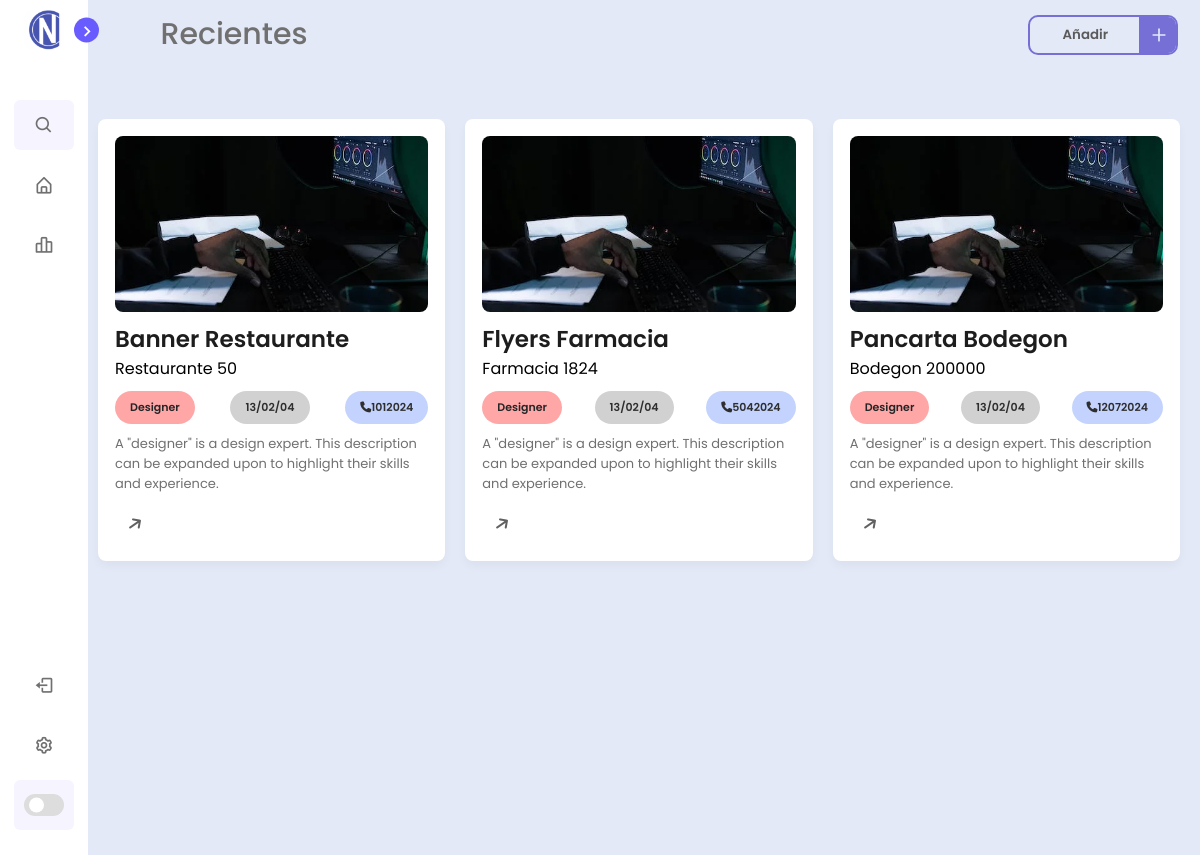
Before: /home (signed in) with the older database file.
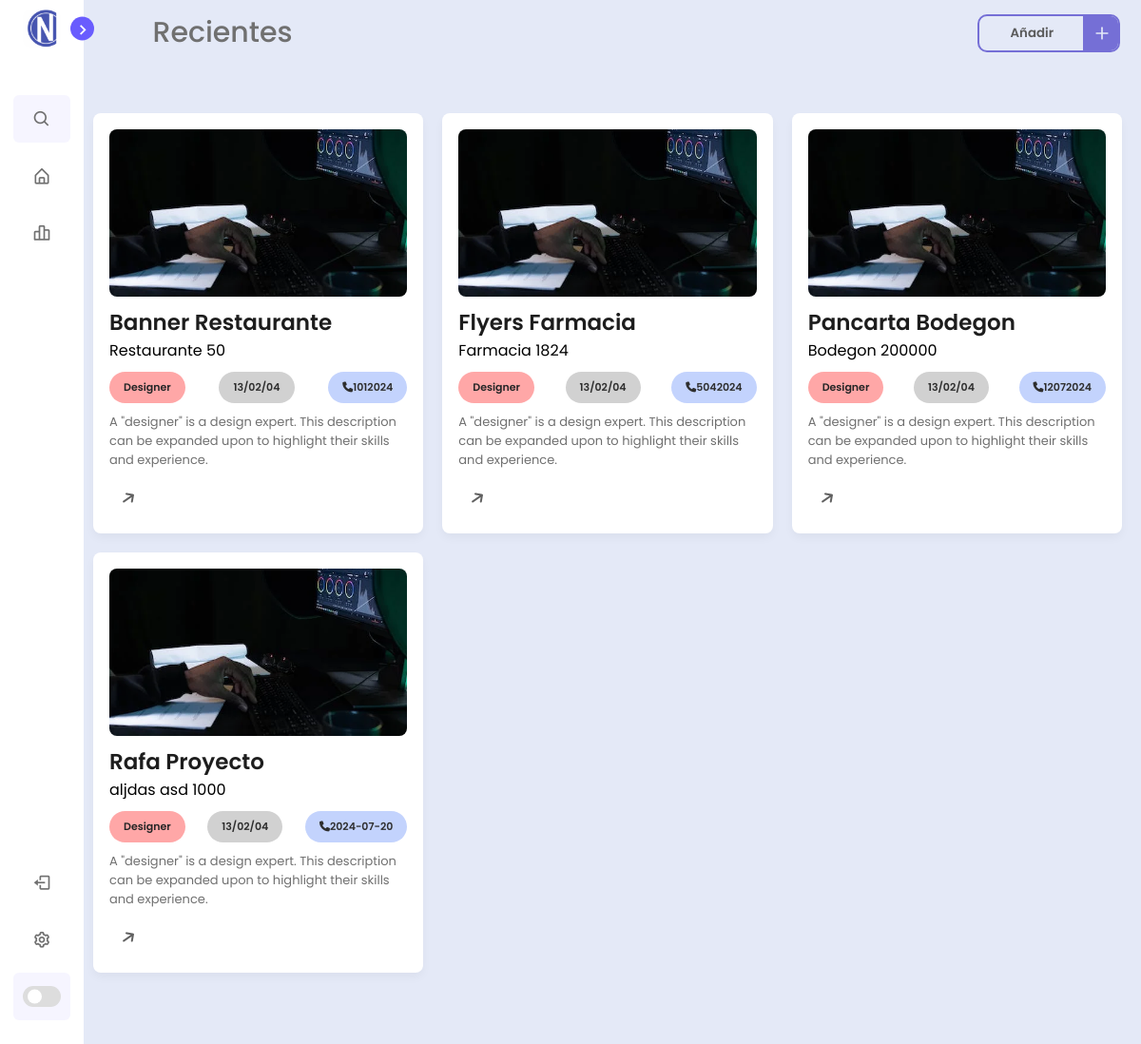
After: the same page with the newer database file.
### tables this page shows
CREATE TABLE projects ( 
projectId INTEGER PRIMARY KEY AUTOINCREMENT, 
projectName TEXT,
projectDate INTEGER, 
projectCharge INTEGER, 
projectClient INTEGER,
FOREIGN KEY(projectDate) REFERENCES dateProject(projectDateId), 
FOREIGN KEY(projectCharge) REFERENCES chargeProject(projectChargeId), 
FOREIGN KEY(projectClient) REFERENCES clientProject(projectClientId) 
);

CREATE TABLE clientProject (

projectClientId INTEGER PRIMARY KEY AUTOINCREMENT,

projectClientName TEXT,

projectClientNumber INTEGER
);

CREATE TABLE chargeProject (

projectChargeId INTEGER PRIMARY KEY AUTOINCREMENT,

projectChargeCurrency INTEGER,

projectChargeInstallment INTEGER,

projectChargeBalance INTEGER,

projectChargeTotalPayment INTEGER,

FOREIGN KEY (projectChargeCurrency) REFERENCES typeCurrency(currencyTypeId)
);

CREATE TABLE dateProject (

projectDateId INTEGER PRIMARY KEY AUTOINCREMENT,

projectDateStart INTEGER,

projectDateFinished INTEGER
);

### new.py (the view)
@app.route("/home")
def home():
    function = try_home()
    return function

### new.py (called while the page is built)
@app.before_request
def before_request():
    if "username" in session:
        g.user = session["username"]
    else:
        g.user = None

### templates/home.html (shortened to what this page needs)
<!DOCTYPE html>
<html lang="en">
<head>
    <link rel="stylesheet" href="../static/css/main.css">
    <link rel="stylesheet" href="https://cdnjs.cloudflare.com/ajax/libs/font-awesome/6.4.2/css/all.min.css">
    <link href='https://unpkg.com/boxicons@2.1.1/css/boxicons.min.css' rel='stylesheet'>
</head>
<body>
    <nav class="sidebar close">
        <header>
            <div class="image-text">
                <span class="image">
                    <img src="../static/img/icon.ico" alt="iconcopy">
                </span>
            </div>
            <i class='bx bx-chevron-right toggle'></i>
        </header>
        <div class="menu-bar">
            <div class="menu">
                <li class="search-box">
                    <i class='bx bx-search icon'></i>
                </li>
                <ul class="menu-links">
                    <li class="nav-link">
                        <a href="#">
                            <i class='bx bx-home-alt icon'></i>
                        </a>
                    </li>
                    <li class="nav-link">
                        <a href="#">
                            <i class='bx bx-bar-chart-alt-2 icon'></i>
                        </a>
                    </li>
                </ul>
            </div>
            <div class="bottom-content">
                <li class="">
                    <a href="{{ url_for('logout') }}">
                        <i class='bx bx-log-out icon'></i>
                    </a>
                </li>
                <li class="">
                    <a href="../templates/settings.html">
                        <i class='bx bx-cog icon'></i>
                    </a>
                </li>
                <li class="mode">
                    <div class="toggle-switch">
                        <span class="switch"></span>
                    </div>
                </li>
            </div>
        </div>
    </nav>
    <section class="home">
        <div class="home-header">
            <div class="text">Recientes</div>
            <button class="add-btn" type="button">
                <span class="button__text">Añadir</span>
                <span class="button__icon"><svg class="svg" fill="none" height="24" stroke="currentColor"
                        stroke-linecap="round" stroke-linejoin="round" stroke-width="2" viewBox="0 0 24 24" width="24"
                        xmlns="http://www.w3.org/2000/svg">
                        <line x1="12" x2="12" y1="5" y2="19"></line>
                        <line x1="5" x2="19" y1="12" y2="12"></line>
                    </svg></span>
            </button>
        </div>
        <div class="card-list" id="cardList">
            {% for item in filas %}
            <div class="card-item" data-job-type="designer">
                <img src="../static/img/editor.jpg" alt="Card Image">
                <p class="card-title">{{item[0]}}</p>
                <p class="card-name-container">
                    <span class="card-name">{{item[3]}}</span>
                    <span class="card-lastname">{{item[2]}}</span>
                </p>
                <p class="card-info">
                    <span class="job-title">Designer</span> <span class="date">13/02/04</span> <span class="phone"><i
                            class="fas fa-phone"></i>{{item[1]}}</span>
                </p>
                <p class="card-description">A "designer" is a design expert. This description can be expanded upon to
                    highlight their skills and experience.</p>
                <div class="arrow">
                    <i class="fas fa-arrow-right card-icon"></i>
                </div>
            </div>
            {% endfor %}
        </div>
    </section>
</body>
</html>

Changed rows visible on the page:
added projects: projectName "Rafa Proyecto", projectClientName "aljdas asd", projectChargeTotalPayment "1000", projectDateStart "2024-07-20"
